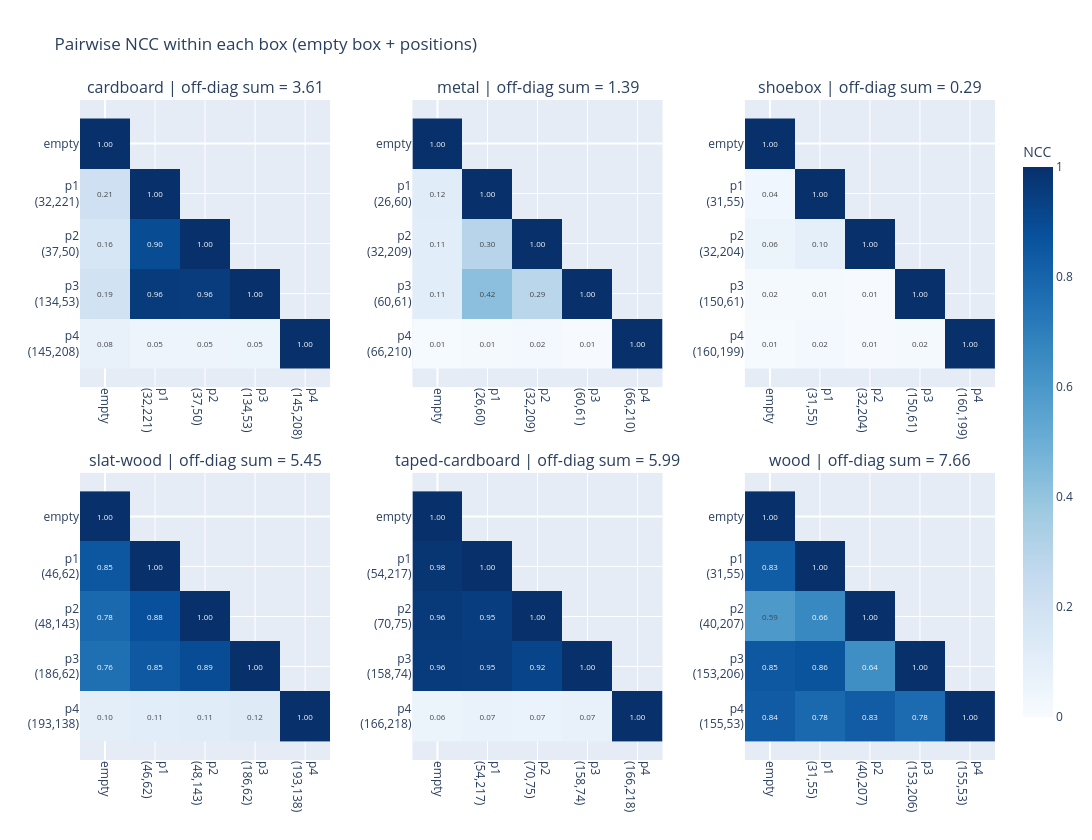

Write notebook code for a chart like this one.
### Code cell
from plotly.subplots import make_subplots

# One 5x5 NCC heatmap per box (the box's 5 samples = empty box + 4 positions). The matrix is
# symmetric and the diagonal is self-NCC = 1, so we blank the upper triangle and show only the
# unique pairs (lower triangle). Each subplot title reports that box's off-diagonal NCC sum =
# sum of NCC over the unique position pairs (exactly the cells shown).
n_cols = 3
n_rows = int(np.ceil(len(BOXES) / n_cols))

# Precompute every box's matrix, tick labels, and off-diagonal sum first (titles need the sums).
box_mat, box_labels, box_offsum = {}, {}, {}
for box in BOXES:
    grp = df[df['box'] == box].sort_values('pos_idx')
    ids = list(grp['sample_id'])
    m = len(ids)
    mat = np.eye(m)
    for r in pair_df[pair_df['box'] == box].itertuples():
        i, j = ids.index(r.sample_id1), ids.index(r.sample_id2)
        mat[i, j] = mat[j, i] = r.ncc
    mat[np.triu(np.ones((m, m), dtype=bool), k=1)] = np.nan  # blank upper triangle (duplicates)
    box_mat[box] = mat
    box_labels[box] = ['empty' if s.is_empty_box
                       else f'p{s.pos_idx}<br>({s.com[0]:.0f},{s.com[1]:.0f})'
                       for s in grp.itertuples()]
    box_offsum[box] = pair_df[pair_df['box'] == box]['ncc'].sum()

fig = make_subplots(
    rows=n_rows, cols=n_cols,
    subplot_titles=[f'{box} | off-diag sum = {box_offsum[box]:.2f}' for box in BOXES],
    horizontal_spacing=0.09, vertical_spacing=0.13)

for k, box in enumerate(BOXES):
    row, col = k // n_cols + 1, k % n_cols + 1
    z = box_mat[box]
    labels = box_labels[box]
    m = len(labels)
    text = [['' if np.isnan(z[i, j]) else f'{z[i, j]:.2f}' for j in range(m)] for i in range(m)]
    fig.add_trace(go.Heatmap(
        z=z, x=list(range(m)), y=list(range(m)), zmin=0, zmax=1, colorscale='Blues',
        text=text, texttemplate='%{text}', textfont=dict(size=8),
        showscale=(k == 0), colorbar=dict(title='NCC', len=0.9), hoverongaps=False),
        row=row, col=col)
    fig.update_xaxes(tickvals=list(range(m)), ticktext=labels, tickangle=90,
                     row=row, col=col)
    fig.update_yaxes(tickvals=list(range(m)), ticktext=labels, autorange='reversed',
                     scaleanchor=f'x{k + 1}', scaleratio=1, row=row, col=col)

fig.update_layout(title='Pairwise NCC within each box (empty box + positions)',
                  width=1250, height=420 * n_rows)
fig.show()

### Figure 1 — Plotly figure (JSON) as saved in the notebook; plotly's stock layout.template omitted (floating-point values rounded to 4 significant figures)
{"data": [{"colorbar": {"len": 0.9, "title": {"text": "NCC"}}, "colorscale": [[0, "rgb(247,251,255)"], [0.125, "rgb(222,235,247)"], [0.25, "rgb(198,219,239)"], [0.375, "rgb(158,202,225)"], [0.5, "rgb(107,174,214)"], [0.625, "rgb(66,146,198)"], [0.75, "rgb(33,113,181)"], [0.875, "rgb(8,81,156)"], [1, "rgb(8,48,107)"]], "hoverongaps": false, "showscale": true, "text": [["1.00", "", "", "", ""], ["0.21", "1.00", "", "", ""], ["0.16", "0.90", "1.00", "", ""], ["0.19", "0.96", "0.96", "1.00", ""], ["0.08", "0.05", "0.05", "0.05", "1.00"]], "textfont": {"size": 8}, "texttemplate": "%{text}", "type": "heatmap", "x": [0, 1, 2, 3, 4], "xaxis": "x", "y": [0, 1, 2, 3, 4], "yaxis": "y", "z": [[1.0, NaN, NaN, NaN, NaN], [0.2093, 1.0, NaN, NaN, NaN], [0.1633, 0.8958, 1.0, NaN, NaN], [0.1934, 0.9602, 0.9562, 1.0, NaN], [0.07546, 0.05136, 0.05162, 0.04972, 1.0]], "zmax": 1, "zmin": 0}, {"colorbar": {"len": 0.9, "title": {"text": "NCC"}}, "colorscale": [[0, "rgb(247,251,255)"], [0.125, "rgb(222,235,247)"], [0.25, "rgb(198,219,239)"], [0.375, "rgb(158,202,225)"], [0.5, "rgb(107,174,214)"], [0.625, "rgb(66,146,198)"], [0.75, "rgb(33,113,181)"], [0.875, "rgb(8,81,156)"], [1, "rgb(8,48,107)"]], "hoverongaps": false, "showscale": false, "text": [["1.00", "", "", "", ""], ["0.12", "1.00", "", "", ""], ["0.11", "0.30", "1.00", "", ""], ["0.11", "0.42", "0.29", "1.00", ""], ["0.01", "0.01", "0.02", "0.01", "1.00"]], "textfont": {"size": 8}, "texttemplate": "%{text}", "type": "heatmap", "x": [0, 1, 2, 3, 4], "xaxis": "x2", "y": [0, 1, 2, 3, 4], "yaxis": "y2", "z": [[1.0, NaN, NaN, NaN, NaN], [0.1157, 1.0, NaN, NaN, NaN], [0.108, 0.2979, 1.0, NaN, NaN], [0.112, 0.4228, 0.2878, 1.0, NaN], [0.008119, 0.0141, 0.01992, 0.007163, 1.0]], "zmax": 1, "zmin": 0}, {"colorbar": {"len": 0.9, "title": {"text": "NCC"}}, "colorscale": [[0, "rgb(247,251,255)"], [0.125, "rgb(222,235,247)"], [0.25, "rgb(198,219,239)"], [0.375, "rgb(158,202,225)"], [0.5, "rgb(107,174,214)"], [0.625, "rgb(66,146,198)"], [0.75, "rgb(33,113,181)"], [0.875, "rgb(8,81,156)"], [1, "rgb(8,48,107)"]], "hoverongaps": false, "showscale": false, "text": [["1.00", "", "", "", ""], ["0.04", "1.00", "", "", ""], ["0.06", "0.10", "1.00", "", ""], ["0.02", "0.01", "0.01", "1.00", ""], ["0.01", "0.02", "0.01", "0.02", "1.00"]], "textfont": {"size": 8}, "texttemplate": "%{text}", "type": "heatmap", "x": [0, 1, 2, 3, 4], "xaxis": "x3", "y": [0, 1, 2, 3, 4], "yaxis": "y3", "z": [[1.0, NaN, NaN, NaN, NaN], [0.03827, 1.0, NaN, NaN, NaN], [0.06007, 0.09569, 1.0, NaN, NaN], [0.01686, 0.01341, 0.007058, 1.0, NaN], [0.008711, 0.02324, 0.007102, 0.0165, 1.0]], "zmax": 1, "zmin": 0}, {"colorbar": {"len": 0.9, "title": {"text": "NCC"}}, "colorscale": [[0, "rgb(247,251,255)"], [0.125, "rgb(222,235,247)"], [0.25, "rgb(198,219,239)"], [0.375, "rgb(158,202,225)"], [0.5, "rgb(107,174,214)"], [0.625, "rgb(66,146,198)"], [0.75, "rgb(33,113,181)"], [0.875, "rgb(8,81,156)"], [1, "rgb(8,48,107)"]], "hoverongaps": false, "showscale": false, "text": [["1.00", "", "", "", ""], ["0.85", "1.00", "", "", ""], ["0.78", "0.88", "1.00", "", ""], ["0.76", "0.85", "0.89", "1.00", ""], ["0.10", "0.11", "0.11", "0.12", "1.00"]], "textfont": {"size": 8}, "texttemplate": "%{text}", "type": "heatmap", "x": [0, 1, 2, 3, 4], "xaxis": "x4", "y": [0, 1, 2, 3, 4], "yaxis": "y4", "z": [[1.0, NaN, NaN, NaN, NaN], [0.8518, 1.0, NaN, NaN, NaN], [0.7829, 0.8773, 1.0, NaN, NaN], [0.7582, 0.8452, 0.8936, 1.0, NaN], [0.09878, 0.1084, 0.1131, 0.1229, 1.0]], "zmax": 1, "zmin": 0}, {"colorbar": {"len": 0.9, "title": {"text": "NCC"}}, "colorscale": [[0, "rgb(247,251,255)"], [0.125, "rgb(222,235,247)"], [0.25, "rgb(198,219,239)"], [0.375, "rgb(158,202,225)"], [0.5, "rgb(107,174,214)"], [0.625, "rgb(66,146,198)"], [0.75, "rgb(33,113,181)"], [0.875, "rgb(8,81,156)"], [1, "rgb(8,48,107)"]], "hoverongaps": false, "showscale": false, "text": [["1.00", "", "", "", ""], ["0.98", "1.00", "", "", ""], ["0.96", "0.95", "1.00", "", ""], ["0.96", "0.95", "0.92", "1.00", ""], ["0.06", "0.07", "0.07", "0.07", "1.00"]], "textfont": {"size": 8}, "texttemplate": "%{text}", "type": "heatmap", "x": [0, 1, 2, 3, 4], "xaxis": "x5", "y": [0, 1, 2, 3, 4], "yaxis": "y5", "z": [[1.0, NaN, NaN, NaN, NaN], [0.9789, 1.0, NaN, NaN, NaN], [0.9649, 0.9475, 1.0, NaN, NaN], [0.9586, 0.9545, 0.9247, 1.0, NaN], [0.05622, 0.06877, 0.06614, 0.07468, 1.0]], "zmax": 1, "zmin": 0}, {"colorbar": {"len": 0.9, "title": {"text": "NCC"}}, "colorscale": [[0, "rgb(247,251,255)"], [0.125, "rgb(222,235,247)"], [0.25, "rgb(198,219,239)"], [0.375, "rgb(158,202,225)"], [0.5, "rgb(107,174,214)"], [0.625, "rgb(66,146,198)"], [0.75, "rgb(33,113,181)"], [0.875, "rgb(8,81,156)"], [1, "rgb(8,48,107)"]], "hoverongaps": false, "showscale": false, "text": [["1.00", "", "", "", ""], ["0.83", "1.00", "", "", ""], ["0.59", "0.66", "1.00", "", ""], ["0.85", "0.86", "0.64", "1.00", ""], ["0.84", "0.78", "0.83", "0.78", "1.00"]], "textfont": {"size": 8}, "texttemplate": "%{text}", "type": "heatmap", "x": [0, 1, 2, 3, 4], "xaxis": "x6", "y": [0, 1, 2, 3, 4], "yaxis": "y6", "z": [[1.0, NaN, NaN, NaN, NaN], [0.828, 1.0, NaN, NaN, NaN], [0.5928, 0.6622, 1.0, NaN, NaN], [0.8474, 0.864, 0.637, 1.0, NaN], [0.8371, 0.7834, 0.8306, 0.7769, 1.0]], "zmax": 1, "zmin": 0}], "layout": {"annotations": [{"font": {"size": 16}, "showarrow": false, "text": "cardboard | off-diag sum = 3.61", "x": 0.1367, "xanchor": "center", "xref": "paper", "y": 1, "yanchor": "bottom", "yref": "paper"}, {"font": {"size": 16}, "showarrow": false, "text": "metal | off-diag sum = 1.39", "x": 0.5, "xanchor": "center", "xref": "paper", "y": 1, "yanchor": "bottom", "yref": "paper"}, {"font": {"size": 16}, "showarrow": false, "text": "shoebox | off-diag sum = 0.29", "x": 0.8633, "xanchor": "center", "xref": "paper", "y": 1, "yanchor": "bottom", "yref": "paper"}, {"font": {"size": 16}, "showarrow": false, "text": "slat-wood | off-diag sum = 5.45", "x": 0.1367, "xanchor": "center", "xref": "paper", "y": 0.435, "yanchor": "bottom", "yref": "paper"}, {"font": {"size": 16}, "showarrow": false, "text": "taped-cardboard | off-diag sum = 5.99", "x": 0.5, "xanchor": "center", "xref": "paper", "y": 0.435, "yanchor": "bottom", "yref": "paper"}, {"font": {"size": 16}, "showarrow": false, "text": "wood | off-diag sum = 7.66", "x": 0.8633, "xanchor": "center", "xref": "paper", "y": 0.435, "yanchor": "bottom", "yref": "paper"}], "height": 840, "title": {"text": "Pairwise NCC within each box (empty box + positions)"}, "width": 1250, "xaxis": {"anchor": "y", "domain": [0, 0.2733], "tickangle": 90, "ticktext": ["empty", "p1<br>(32,221)", "p2<br>(37,50)", "p3<br>(134,53)", "p4<br>(145,208)"], "tickvals": [0, 1, 2, 3, 4]}, "xaxis2": {"anchor": "y2", "domain": [0.3633, 0.6367], "tickangle": 90, "ticktext": ["empty", "p1<br>(26,60)", "p2<br>(32,209)", "p3<br>(60,61)", "p4<br>(66,210)"], "tickvals": [0, 1, 2, 3, 4]}, "xaxis3": {"anchor": "y3", "domain": [0.7267, 1], "tickangle": 90, "ticktext": ["empty", "p1<br>(31,55)", "p2<br>(32,204)", "p3<br>(150,61)", "p4<br>(160,199)"], "tickvals": [0, 1, 2, 3, 4]}, "xaxis4": {"anchor": "y4", "domain": [0, 0.2733], "tickangle": 90, "ticktext": ["empty", "p1<br>(46,62)", "p2<br>(48,143)", "p3<br>(186,62)", "p4<br>(193,138)"], "tickvals": [0, 1, 2, 3, 4]}, "xaxis5": {"anchor": "y5", "domain": [0.3633, 0.6367], "tickangle": 90, "ticktext": ["empty", "p1<br>(54,217)", "p2<br>(70,75)", "p3<br>(158,74)", "p4<br>(166,218)"], "tickvals": [0, 1, 2, 3, 4]}, "xaxis6": {"anchor": "y6", "domain": [0.7267, 1], "tickangle": 90, "ticktext": ["empty", "p1<br>(31,55)", "p2<br>(40,207)", "p3<br>(153,206)", "p4<br>(155,53)"], "tickvals": [0, 1, 2, 3, 4]}, "yaxis": {"anchor": "x", "autorange": "reversed", "domain": [0.565, 1], "scaleanchor": "x", "scaleratio": 1, "ticktext": ["empty", "p1<br>(32,221)", "p2<br>(37,50)", "p3<br>(134,53)", "p4<br>(145,208)"], "tickvals": [0, 1, 2, 3, 4]}, "yaxis2": {"anchor": "x2", "autorange": "reversed", "domain": [0.565, 1], "scaleanchor": "x2", "scaleratio": 1, "ticktext": ["empty", "p1<br>(26,60)", "p2<br>(32,209)", "p3<br>(60,61)", "p4<br>(66,210)"], "tickvals": [0, 1, 2, 3, 4]}, "yaxis3": {"anchor": "x3", "autorange": "reversed", "domain": [0.565, 1], "scaleanchor": "x3", "scaleratio": 1, "ticktext": ["empty", "p1<br>(31,55)", "p2<br>(32,204)", "p3<br>(150,61)", "p4<br>(160,199)"], "tickvals": [0, 1, 2, 3, 4]}, "yaxis4": {"anchor": "x4", "autorange": "reversed", "domain": [0, 0.435], "scaleanchor": "x4", "scaleratio": 1, "ticktext": ["empty", "p1<br>(46,62)", "p2<br>(48,143)", "p3<br>(186,62)", "p4<br>(193,138)"], "tickvals": [0, 1, 2, 3, 4]}, "yaxis5": {"anchor": "x5", "autorange": "reversed", "domain": [0, 0.435], "scaleanchor": "x5", "scaleratio": 1, "ticktext": ["empty", "p1<br>(54,217)", "p2<br>(70,75)", "p3<br>(158,74)", "p4<br>(166,218)"], "tickvals": [0, 1, 2, 3, 4]}, "yaxis6": {"anchor": "x6", "autorange": "reversed", "domain": [0, 0.435], "scaleanchor": "x6", "scaleratio": 1, "ticktext": ["empty", "p1<br>(31,55)", "p2<br>(40,207)", "p3<br>(153,206)", "p4<br>(155,53)"], "tickvals": [0, 1, 2, 3, 4]}}}
